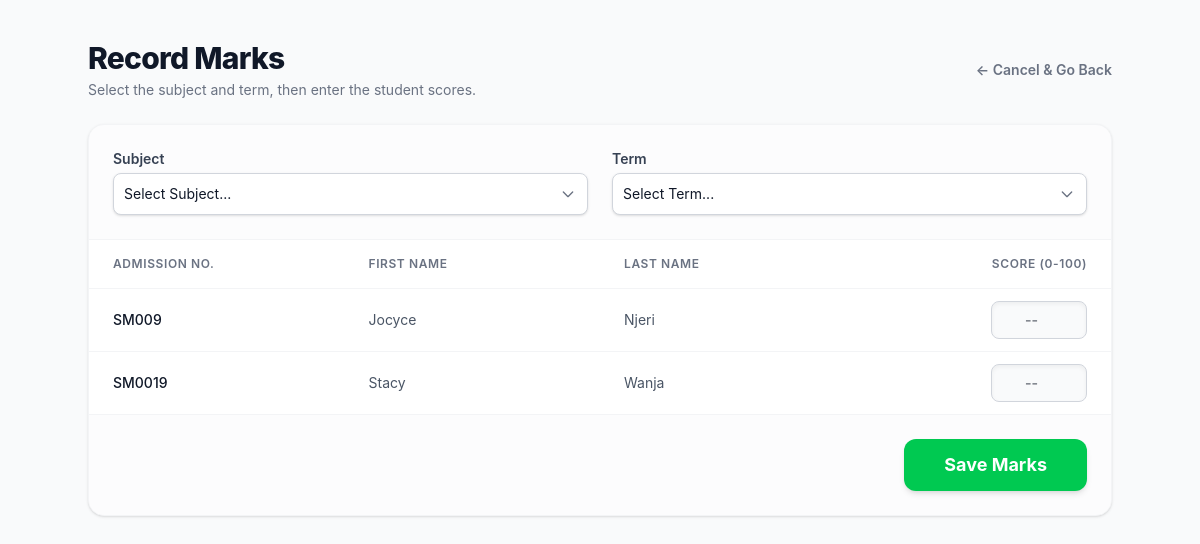
Screenshot of /addmarks/3 with the database file from the repository.
### teacher/models.py (models this page shows, shortened)
class Student(models.Model):
    class Gender_choices(models.TextChoices):
        Male='M','Male'
        Female='F','Female'
        Other='O','other'
        rather_not_say='R','rather_not_say'
    Admission_number=models.CharField(max_length=30,unique=True)
    first_name=models.CharField(max_length=50)
    last_name=models.CharField(max_length=50)
    gender=models.CharField(max_length=1,choices=Gender_choices.choices
                            ,default=Gender_choices.rather_not_say)
    subjects=models.ManyToManyField(Subject,blank=True,related_name='learners')
    stream=models.ForeignKey(Stream,on_delete=models.SET_NULL,null=True,blank=True,related_name='students')

### teacher/views.py (the view, shortened to what this page needs)
# urls.py: path("addmarks/<stream>",views.add_marks, name="addmarks"),
def add_marks(request,stream):
    students=Student.objects.filter(stream=stream)
    subjects=Subject.objects.all()
    return render(request,'user/addmarks.html',{
              "students":students,
              "subjects":subjects,
              "exam_terms":Marks.TermChoices.choices,
        })

### teacher/templates/user/addmarks.html (shortened to what this page needs)
{% extends "user/base.html" %}
{% block body %}
<div class="min-h-screen bg-gray-50 p-6 sm:p-10 font-sans">
    <div class="max-w-5xl mx-auto space-y-6">
        <div class="flex flex-col sm:flex-row sm:items-center justify-between gap-4">
            <div>
                <h1 class="text-3xl font-extrabold text-gray-900 tracking-tight">
                    Record Marks
                </h1>
                <p class="text-gray-500 mt-1 text-sm">Select the subject and term, then enter the student scores.</p>
            </div>
            <button type="button" onclick="history.back()" class="self-start sm:self-auto text-gray-500 hover:text-gray-800 font-semibold text-sm transition flex items-center gap-2">
                &larr; Cancel & Go Back
            </button>
        </div>
        <form method="POST" class="bg-white rounded-2xl shadow-sm border border-gray-100 overflow-hidden flex flex-col">
            <div class="p-6 border-b border-gray-100 bg-gray-50/50 grid grid-cols-1 sm:grid-cols-2 gap-6">
                <div>
                    <label class="block text-sm font-semibold text-gray-700 mb-1">Subject</label>
                    <div class="relative">
                        <select name="subject_id" required class="w-full bg-white border border-gray-300 text-gray-900 text-sm rounded-lg focus:ring-green-500 focus:border-green-500 block p-2.5 appearance-none cursor-pointer shadow-sm">
                            <option value="" disabled selected>Select Subject...</option>
                        </select>
                        <div class="pointer-events-none absolute right-3 top-[50%] -translate-y-1/2 text-gray-500">
                        </div>
                    </div>
                </div>
                <div>
                    <label class="block text-sm font-semibold text-gray-700 mb-1">Term</label>
                    <div class="relative">
                        <select name="exam_term" required class="w-full bg-white border border-gray-300 text-gray-900 text-sm rounded-lg focus:ring-green-500 focus:border-green-500 block p-2.5 appearance-none cursor-pointer shadow-sm">
                            <option value="" disabled selected>Select Term...</option>
                        </select>
                        <div class="pointer-events-none absolute right-3 top-[50%] -translate-y-1/2 text-gray-500">
                        </div>
                    </div>
                </div>
            </div>
            <div class="overflow-x-auto">
                <table class="w-full text-left border-collapse">
                    <thead class="bg-white text-gray-500 text-xs uppercase tracking-wider border-b border-gray-100">
                        <tr>
                            <th class="px-6 py-4 font-semibold w-1/4">Admission No.</th>
                            <th class="px-6 py-4 font-semibold w-1/4">First Name</th>
                            <th class="px-6 py-4 font-semibold w-1/4">Last Name</th>
                            <th class="px-6 py-4 font-semibold text-right w-1/4">Score (0-100)</th>
                        </tr>
                    </thead>
                    <tbody class="divide-y divide-gray-100 bg-white">
                        {% for student in students %}
                        <tr class="hover:bg-gray-50 transition-colors">
                            <td class="px-6 py-3 text-sm font-medium text-gray-900">
                                {{ student.Admission_number }}
                            </td>
                            <td class="px-6 py-3 text-sm text-gray-600 capitalize">
                                {{ student.first_name }}
                            </td>
                            <td class="px-6 py-3 text-sm text-gray-600 capitalize">
                                {{ student.last_name }}
                            </td>
                            <td class="px-6 py-3 text-right">
                                <input type="number" name="mark_{{student.id}}" min="0" max="100" class="w-24 text-center bg-gray-50 border border-gray-300 text-gray-900 text-sm font-bold rounded-lg focus:ring-green-500 focus:border-green-500 p-2 shadow-inner" placeholder="--">
                            </td>
                        </tr>
                        {% endfor %}
                    </tbody>
                </table>
            </div>
            <div class="p-6 border-t border-gray-100 bg-gray-50/50 flex justify-end">
                <button type="submit" class="w-full sm:w-auto bg-green-500 hover:bg-green-600 text-white text-lg font-bold py-3 px-10 rounded-xl shadow-md hover:shadow-lg transition-all duration-300">
                    Save Marks
                </button>
            </div>
        </form>
    </div>
</div>
{% endblock %}

### rows the page displays
Student: Admission_number "SM009", first_name "Jocyce", last_name "Njeri"
Student: Admission_number "SM0019", first_name "Stacy", last_name "Wanja"
